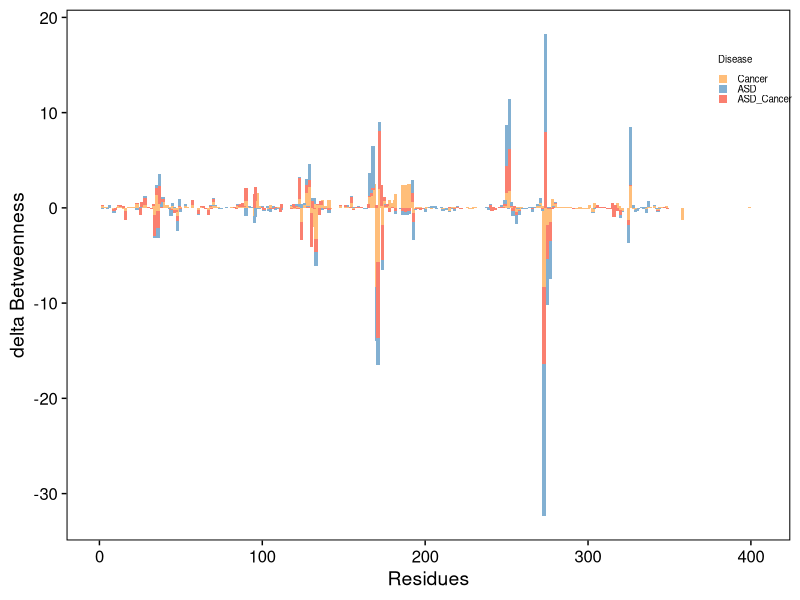
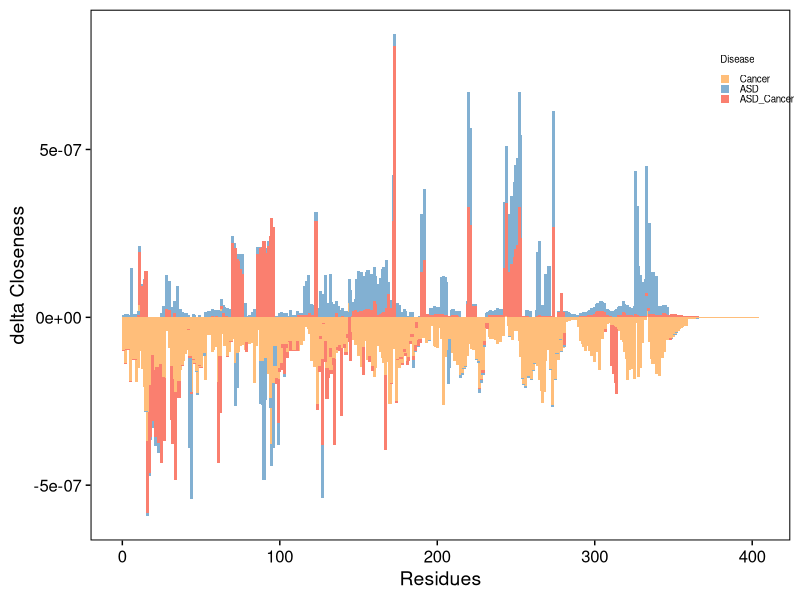
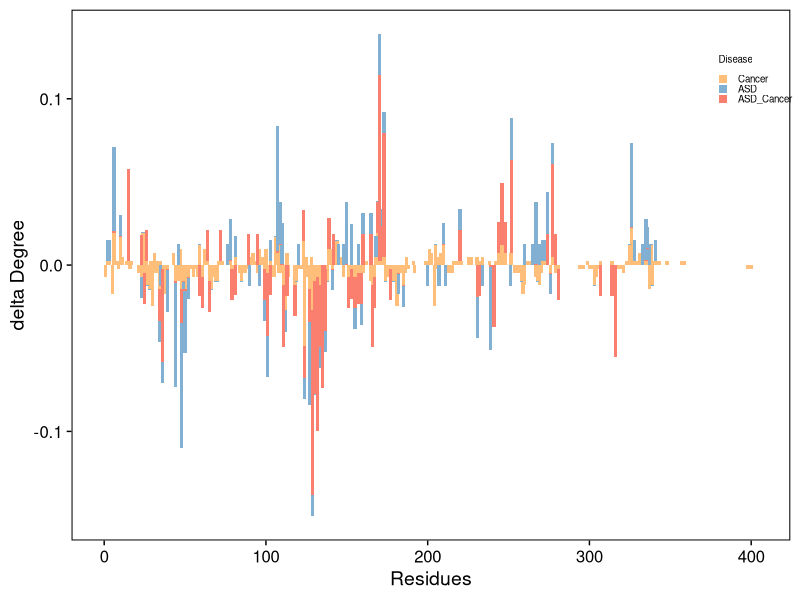
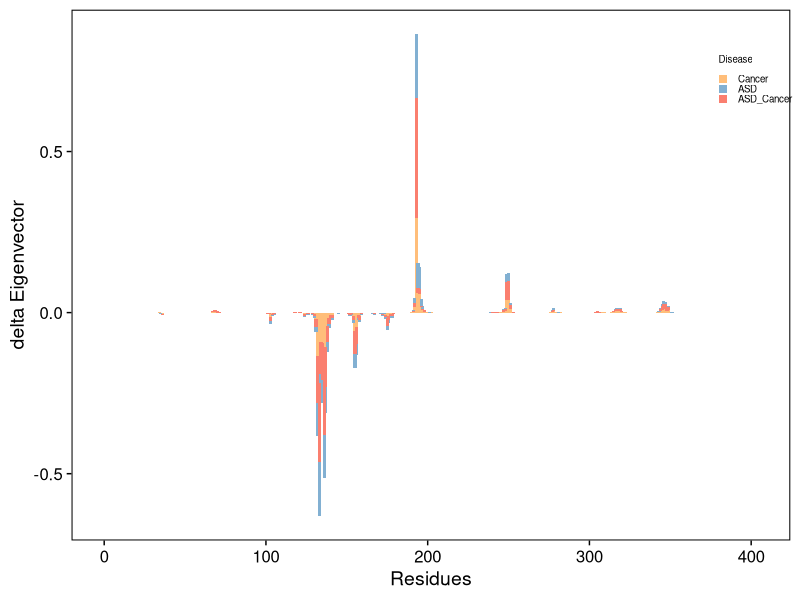
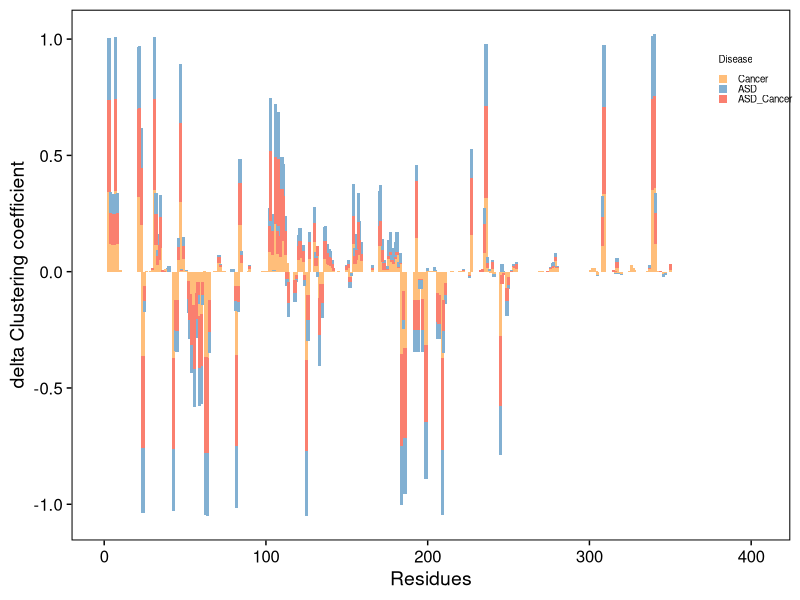

These figures' R source, in order:
library(cowplot)
library(ggplot2)
setwd("/Users/wangjingran/Desktop/PTEN_Mutation")
data <- read.table("data/AAN.txt",sep="\t",header=TRUE)

betweenness <- data[,c(1,2,7)]
p1 <- ggplot(betweenness,aes(x=POSITION,y=scale(Betweenness),fill=Disease),alpha = 0.7) + 
  geom_bar(stat = 'identity',width = 2)+
  xlab("Residues")+
  ylab("delta Betweenness")+ 
  theme_cowplot() + theme(axis.line = element_blank(),
  panel.border = element_rect(linetype = 'solid', 
  colour = 'black',fill = NA,size = 1),legend.position="none") + 
  scale_fill_manual(values=c("#FFBE7A", "#82B0D2", "#FA7F6F"),
  breaks = c("Cancer", "ASD", "ASD_Cancer")) + 
  theme(axis.line = element_blank(),
                  legend.title = element_text(size = 7), 
                  legend.text = element_text(size = 7),
                  legend.position = c(0.9,0.87),legend.key.size = unit(0.25,"cm"),
                  panel.border = element_rect(linetype = 'solid', colour = 'black',fill = NA,size = 0.7),
                  panel.grid.major = element_blank(),
                  panel.grid.minor = element_blank())

closeness <- data[,c(1,3,7)]
p2 <- ggplot(closeness,aes(x=POSITION,y=Closeness,fill=Disease),alpha = 0.7) + 
geom_bar(stat = 'identity',width = 2)+
xlab("Residues")+
ylab("delta Closeness")+ 
theme_cowplot() + 
theme(axis.line = element_blank(),panel.border = element_rect(linetype = 'solid', colour = 'black',fill = NA,size = 1),legend.position="none") + 
scale_fill_manual(values=c("#FFBE7A", "#82B0D2", "#FA7F6F"),breaks = c("Cancer", "ASD", "ASD_Cancer")) + 
theme(axis.line = element_blank(),
                  legend.title = element_text(size = 7), 
                  legend.text = element_text(size = 7),
                  legend.position = c(0.9,0.87),legend.key.size = unit(0.25,"cm"),
                  panel.border = element_rect(linetype = 'solid', colour = 'black',fill = NA,size = 0.7),
                  panel.grid.major = element_blank(),
                  panel.grid.minor = element_blank())


degree <- data[,c(1,4,7)]
p3 <- ggplot(degree,aes(x=POSITION,y=Degree,fill=Disease),alpha = 0.7) + 
geom_bar(stat = 'identity',width = 2)+xlab("Residues")+
ylab("delta Degree")+ theme_cowplot() + 
theme(axis.line = element_blank(),panel.border = element_rect(linetype = 'solid', colour = 'black',fill = NA,size = 1),legend.position="none") + 
scale_fill_manual(values=c("#FFBE7A", "#82B0D2", "#FA7F6F"),breaks = c("Cancer", "ASD", "ASD_Cancer")) + 
theme(axis.line = element_blank(),
                  legend.title = element_text(size = 7), 
                  legend.text = element_text(size = 7),
                  legend.position = c(0.9,0.87),legend.key.size = unit(0.25,"cm"),
                  panel.border = element_rect(linetype = 'solid', colour = 'black',fill = NA,size = 0.7),
                  panel.grid.major = element_blank(),
                  panel.grid.minor = element_blank())


evcent <- data[,c(1,5,7)]
p4 <- ggplot(evcent,aes(x=POSITION,y=Eigenvector,fill=Disease),alpha = 0.7) + 
geom_bar(stat = 'identity',width = 2)+
xlab("Residues")+
ylab("delta Eigenvector")+ 
theme_cowplot() + theme(axis.line = element_blank(),panel.border = element_rect(linetype = 'solid', colour = 'black',fill = NA,size = 1),legend.position="none") + 
scale_fill_manual(values=c("#FFBE7A", "#82B0D2", "#FA7F6F"),breaks = c("Cancer", "ASD", "ASD_Cancer")) + 
theme(axis.line = element_blank(),
                  legend.title = element_text(size = 7), 
                  legend.text = element_text(size = 7),
                  legend.position = c(0.9,0.87),legend.key.size = unit(0.25,"cm"),
                  panel.border = element_rect(linetype = 'solid', colour = 'black',fill = NA,size = 0.7),
                  panel.grid.major = element_blank(),
                  panel.grid.minor = element_blank())


transitivity <- data[,c(1,6,7)]
p5 <- ggplot(transitivity,aes(x=POSITION,y=Clustering_coefficient,fill=Disease),alpha = 0.7) + 
geom_bar(stat = 'identity',width = 2)+
xlab("Residues")+
ylab("delta Clustering coefficient")+ 
theme_cowplot() + 
theme(axis.line = element_blank(),panel.border = element_rect(linetype = 'solid', colour = 'black',fill = NA,size = 1),legend.position="none") + 
scale_fill_manual(values=c("#FFBE7A", "#82B0D2", "#FA7F6F"),breaks = c("Cancer", "ASD", "ASD_Cancer")) + 
theme(axis.line = element_blank(),
                  legend.title = element_text(size = 7), 
                  legend.text = element_text(size = 7),
                  legend.position = c(0.9,0.87),legend.key.size = unit(0.25,"cm"),
                  panel.border = element_rect(linetype = 'solid', colour = 'black',fill = NA,size = 0.7),
                  panel.grid.major = element_blank(),
                  panel.grid.minor = element_blank())

ggsave(p1, file="figure/betweenness.pdf", 
       width = 9, height=4)
ggsave(p2, file="figure/closeness.pdf", 
       width = 9, height=4)
ggsave(p3, file="figure/degree.pdf", 
       width = 9, height=4)
ggsave(p4, file="figure/eigenvector.pdf", 
       width = 9, height=4)
ggsave(p5, file="figure/clustering.pdf", 
       width = 9, height=4)